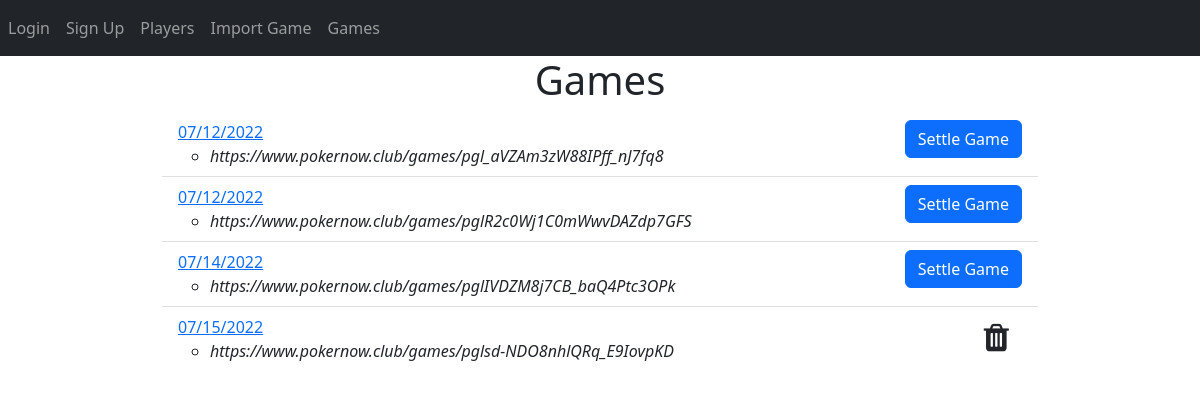
Before: /games with the older database file.
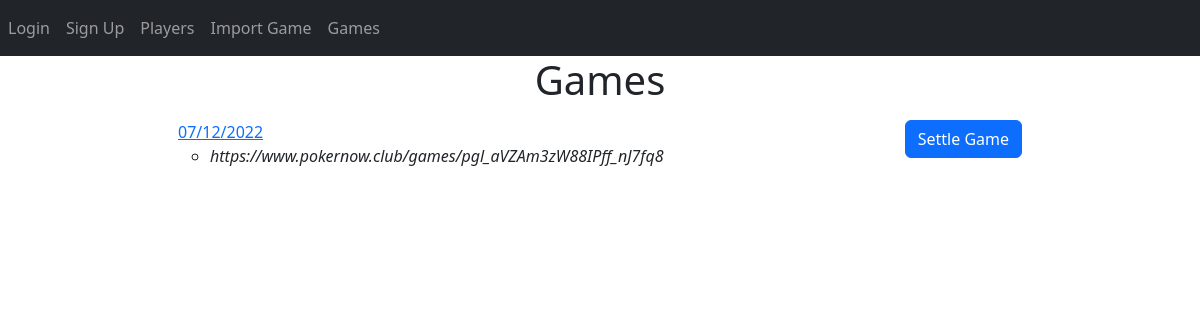
After: the same page with the newer database file.
### website/models.py (models this page shows)
class Game(db.Model):
	id = db.Column(db.Integer, primary_key=True)
	settled = db.Column(db.Boolean)
	date = db.Column(db.DateTime(timezone=True), default=func.now())
	urls = db.relationship('Url', backref='game')
	payments = db.relationship('Payment', backref='game')

class Url(db.Model):
	id = db.Column(db.Integer, primary_key=True)
	url =  db.Column(db.String(300), unique=True)
	game_id = db.Column(db.Integer, db.ForeignKey('game.id'))

### website/views.py (the view)
@views.route('/games', methods=['GET','POST'])
def games():
	games = Game.query.all()
	return render_template("games.html", user=current_user, games=games)

### website/templates/games.html (shortened to what this page needs)
{% extends "base.html" %}
{% block content %}
<h1 align="center">Games</h1>
<ul class="list-group list-group-flush" id="notes">
	{% for game in games %}
	<li class="list-group-item">
		<div class=" clearfix">
		<a href="{{url_for('views.payout', game_id=game.id)}}" >{{ game.date.strftime("%m/%d/%Y") }}</a>
		{% if not game.settled %}
		<a href="{{url_for('views.link_players', game_id=game.id)}}" class="btn btn-primary pull-right" onClick="">Settle Game</a>
		{% else %}
		<a href="{{url_for('views.delete_game', game_id=game.id)}}" class="btn pull-right" onClick=""><i class="fa fa-trash fa-2x" aria-hidden="true"></i>
		</a>
		{% endif %}
		<ul>
			{% for url in game.urls %}
			<li><i>{{url.url}}</i></li>
			{% endfor %}
		</ul>
		</div>
	</li>
	{% endfor %}
</ul>
{% endblock %}

### website/templates/base.html (shortened to what this page needs)
<!DOCTYPE html>
<html>
    <head>
<link href="https://cdn.jsdelivr.net/npm/bootstrap@5.2.0-beta1/dist/css/bootstrap.min.css" rel="stylesheet">
    <link
      rel="stylesheet"
      href="https://stackpath.bootstrapcdn.com/font-awesome/4.7.0/css/font-awesome.min.css"
    />
    </head>
    <body>
        <nav class="navbar navbar-expand-lg navbar-dark bg-dark">
            <div class="collapse navbar-collapse" id="navbar">
                <div class="navbar-nav">
                    {% if user.is_authenticated %}
                    <a class="nav-item nav-link" id="nav-logout" href="/logout">Logout</a>
                    <a class="nav-item nav-link" id="nav-home" href="/">Home</a>
                    {% else %}
                    <a class="nav-item nav-link" id="nav-login" href="/login">Login</a>
                    <a class="nav-item nav-link" id="nav-signUp" href="/sign-up">Sign Up</a>
                    {% endif %}
                    <a class="nav-item nav-link" id="nav-players" href="/players">Players</a>
                    <a class="nav-item nav-link" id="nav-import-game" href="/import_game">Import Game</a>
                    <a class="nav-item nav-link" id="nav-import-game" href="/games">Games</a>
                </div>
            </div>
        </nav>
        <div class="container" style="max-width:900px">
            {% block content %}
            {% endblock %}
        </div>
    </body>
</html>

Changed rows visible on the page:
removed Game: date "07/12/2022"
removed Url: url "https://www.pokernow.club/games/pglR2c0Wj1C0mWwvDAZdp7GFS", shown under "07/12/2022"
removed Game: date "07/14/2022"
removed Url: url "https://www.pokernow.club/games/pglIVDZM8j7CB_baQ4Ptc3OPk", shown under "07/14/2022"
removed Game: date "07/15/2022"
removed Url: url "https://www.pokernow.club/games/pglsd-NDO8nhlQRq_E9IovpKD", shown under "07/15/2022"
